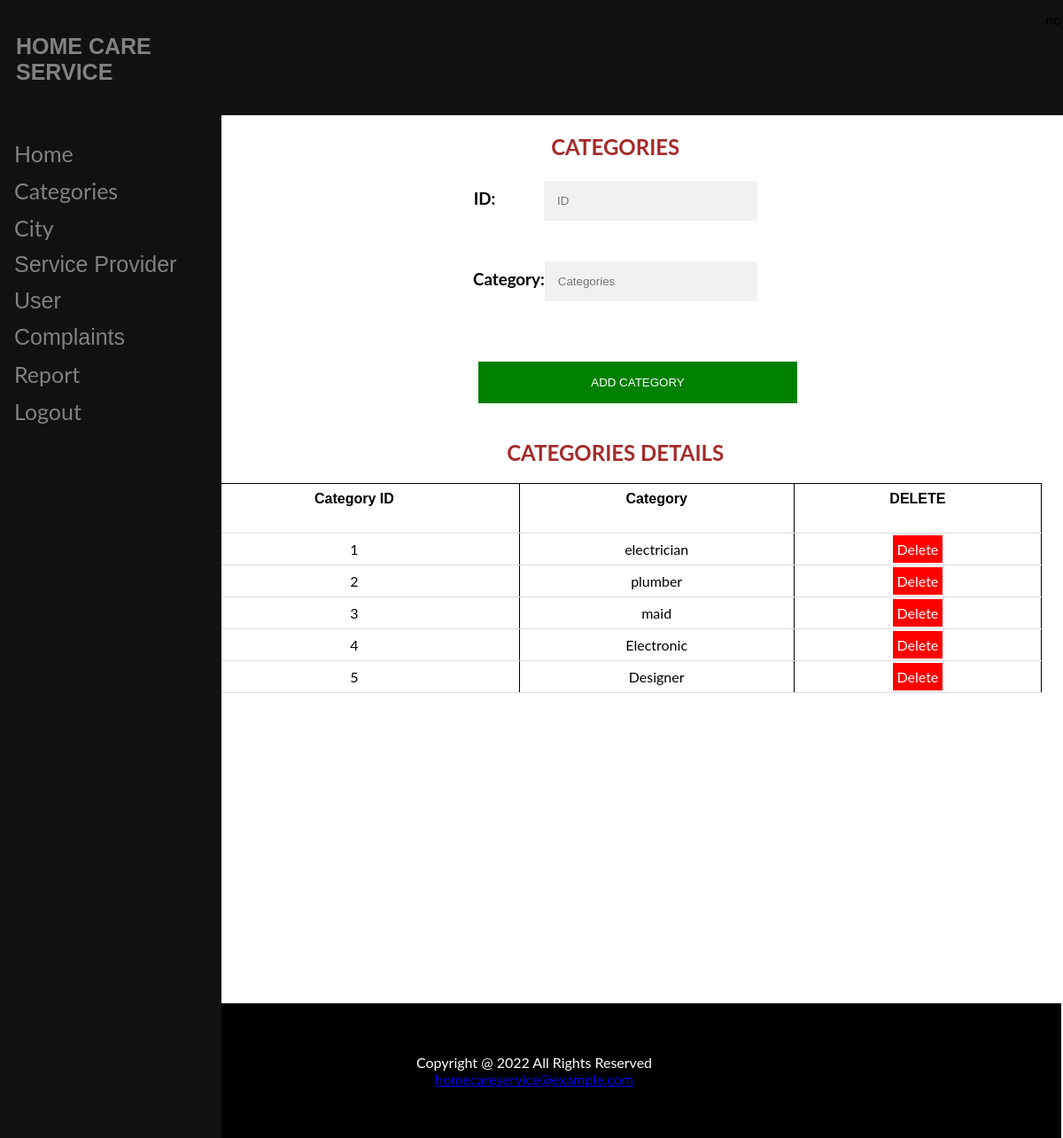
The app's page /category.php with its own data.
### tables this page shows
CREATE TABLE `category` (
  `catid` text NOT NULL,
  `categories` text NOT NULL
);

### category.php (the view, shortened to what this page needs)
<html>
<?php include"adminheader.php"?>
</head>
<body>
<form action="category.php" method="post">
<div style="margin-left:16%;padding:1px 16px;height:1000px;">
  <h2>CATEGORIES</h2>
  <h3>ID:&nbsp;&nbsp;&nbsp;&nbsp;&nbsp;&nbsp;&nbsp;&nbsp;&nbsp;&nbsp;&nbsp;&nbsp;<input type="text" placeholder="ID" name="catid" id="catid" required></h3>
  <h3>Category:<input type="text" placeholder="Categories" name="categories" id="categories"></h3>
  <br>
    <button type="addcategory" name="addcat" id="addcat" class="btn">ADD CATEGORY</button>
    <br>
    <br>
    <br>
    <br>
    <h2>CATEGORIES DETAILS</h2>
<?php
include"dbconfig.php";
$result = mysqli_query($handle, "SELECT * FROM category ORDER BY catid");
echo '<table border="0" cellspacing="2" cellpadding="2">
      <tr>
          <td> <font face="Arial"><h4>Category ID </h4></font> </td>
          <td> <font face="Arial"><h4>Category </h4></font> </td>
          <td> <font face="Arial"><h4>DELETE </h4></font> </td>
      </tr>';
  while ($row = $result->fetch_assoc())
  {
      $field1name = $row["catid"];
      $field2name = $row["categories"];
      echo '<tr>
                <td>'.$field1name.'</td>
                <td>'.$field2name.'</td> ';
                echo "<td><a class='bt' href='category.php?del=".$row["catid"]."'>Delete</a></td>";
                echo "</tr>";
}
echo "</table>";
?>
</div>
<?php include"footer.php"?>
</body>
</html>

### adminheader.php (style rules this page uses)
body { font-family: "Lato", sans-serif; }

### category.php (style rules this page uses)
input[type=text] { width: 25%; padding: 15px; margin: 5px 0 22px 0; display: inline-block; border: none; background: #f1f1f1; }
h2 { text-align: center; color: brown; }
h3 { text-align: center; }
.btn { background-color: green; color: white; padding: 16px 20px; margin: 8px 0; border: none; cursor: pointer; width: 30%; position: absolute; left: 45%; }
.bt { text-decoration:none; background-color: red; color: white; padding: 6px 5px; border: none; }
table { border: 1px solid; border-collapse: collapse; width: 100%; }
th, td { padding: 8px; text-align: center; border: 1px solid; border-bottom: 1px solid #ddd; }

### records on screen
category: catid "1", categories "electrician"
category: catid "2", categories "plumber"
category: catid "3", categories "maid"
category: catid "4", categories "Electronic"
category: catid "5", categories "Designer"
